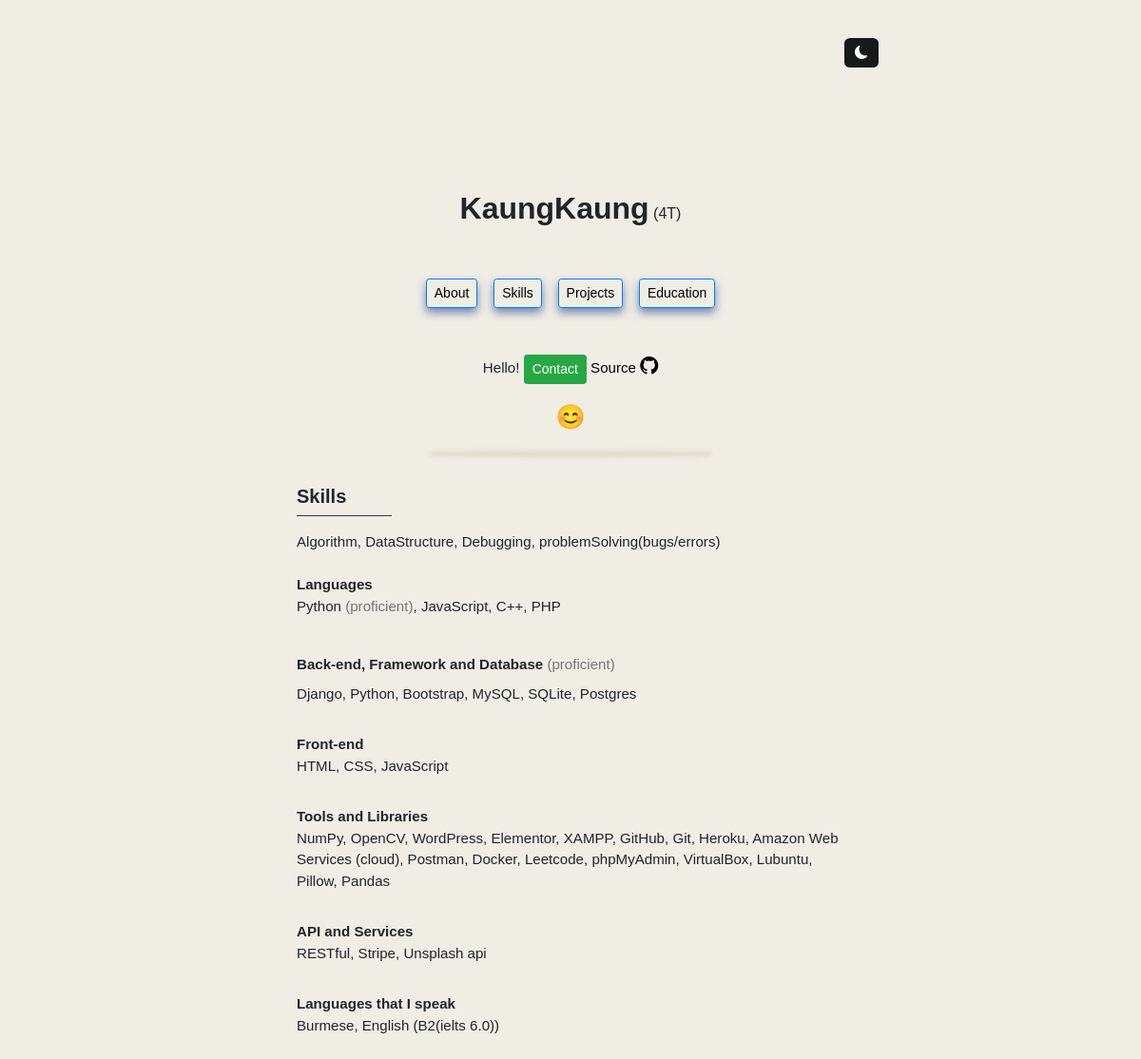
Page /skill on the earlier database version.
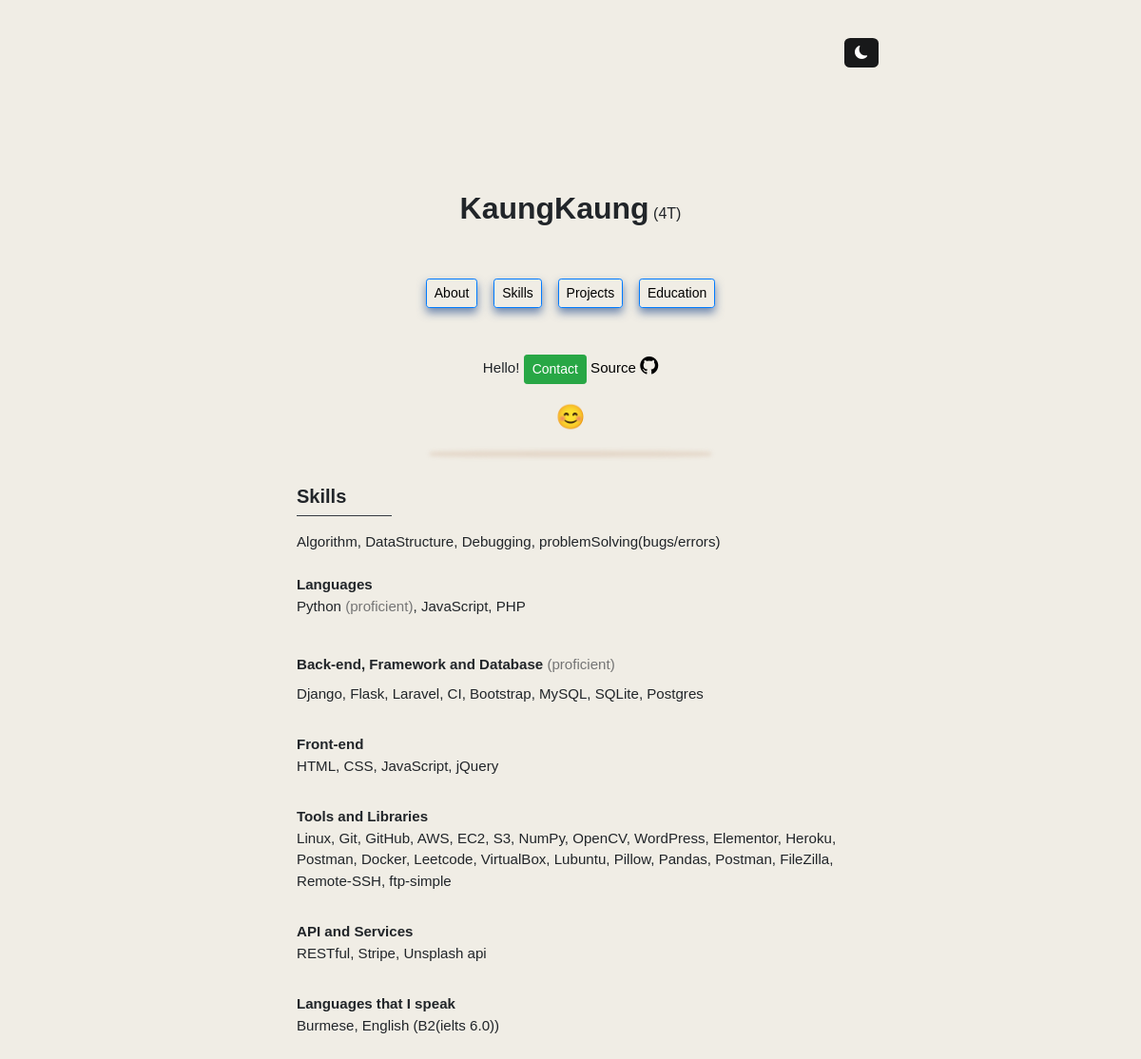
Same page on the later database version.
### display/models.py (models this page shows)
class Skill(models.Model):
    language_proficient = models.CharField(max_length=255)
    language_familiar = models.CharField(max_length=255)
    backend = models.CharField(max_length=255)
    frontend = models.CharField(max_length=255)
    tools = models.CharField(max_length=255)
    first_language = models.CharField(max_length=255)
    second_language = models.CharField(max_length=255)
    api = models.CharField(max_length=255)

### display/views.py (the view)
def skill(request):
    s = Skill.objects.all()
    return render(request, "skill.html",
                  {"skill":s})

### template/skill.html (shortened to what this page needs)
{% extends 'main.html' %}
{% block content %}
{% include 'chain.html' %}
{% load static %}
<link rel="stylesheet" href="{% static 'style.css' %}">
{% include 'profile.html' %}
<div style="height:10px;"></div>
<div class="box1" style="height:1px;border-radius: 50%;margin:auto;max-width:290px;"></div>
<div style="height:42px;"></div>
<body>
<div class="context" style="width:48%;">
         <div class="about" style="margin:auto;max-width:590px;">
        <h5><b>Skills</b></h5>
        <legend class="border-bottom border-dark mb-3" style="width:100px;"></legend>
                    {% for skills in skill %}
            <p style="font-size:15.1px;white-space: pre-line;">Algorithm, DataStructure, Debugging, problemSolving(bugs/errors)
                <b>Languages</b>
                <label>{{skills.language_proficient}} <label class="word">(proficient)</label>, {{skills.language_familiar}}</label>
                <b>Back-end, Framework and Database </b><label class="word">(proficient)</label>
                <label>{{skills.backend}}</label>
                <b>Front-end</b>
                <label>{{skills.frontend}}</label>
                <b>Tools and Libraries</b>
                <label>{{skills.tools}}</label>
                <b>API and Services</b>
                <label>{{skills.api}}</label>
                <b>Languages that I speak</b>
                <label>{{skills.first_language}}, {{skills.second_language}}</label>
            </p>
                        {% endfor %}
        </div>
</div>
</body>
{% endblock %}

### template/main.html (shortened to what this page needs)
<!doctype html>
<html lang="en">
  <head>
    <link href="https://cdn.jsdelivr.net/npm/bootstrap@5.2.0-beta1/dist/css/bootstrap.min.css" rel="stylesheet">
  </head>
  <body>
        {% block content %}
        {% endblock %}
  </body>
</html>

### template/chain.html (shortened to what this page needs)
<link href="https://cdn.jsdelivr.net/npm/bootstrap@5.2.0-beta1/dist/css/bootstrap.min.css" rel="stylesheet">
<link rel="stylesheet" href="https://cdn.jsdelivr.net/npm/bootstrap@4.0.0/dist/css/bootstrap.min.css">
<link rel="stylesheet" href="https://cdn.jsdelivr.net/npm/bootstrap-icons@1.10.3/font/bootstrap-icons.css">

### template/profile.html (shortened to what this page needs)
{% extends 'main.html' %}
{% block content %}
{% include 'chain.html' %}
{% load static %}
<link rel="stylesheet" href="{% static 'style.css' %}">
<header style="width:54%;min-width:435px;margin:auto;position:sticky;z-index:100;top:0;">
    <button  class="bt btn-sm" onclick="darkmode()" style="float:right;position:relative;top:40px;">
                <span id="something"><i class="bi bi-moon-fill"></i></span>
    </button>
</header>
<div class="header2" style="height:200px;width:54%;min-width:430px;margin:auto;"></div>
<div>
<div class="context" style="width:auto;min-width:320px;">
<center>
        <h2 style="display:inline;font-family:;"><b>KaungKaung</b></h2>
    <label>(4T)</label>
    <br><br><br>
                        <ul class="nav justify-content-center" style="font-size:15.1px;">
                  <li class="nav-item">
                    <a class="pro1 animation2 na btn btn-sm btn-outline-primary " aria-current="page" href="/">About</a>
                  </li>&nbsp; &nbsp;&nbsp;
                  <li class="nav-item">
                    <a class="pro1 animation2 na btn btn-sm  btn-outline-primary " href="/skill">Skills</a>
                  </li>&nbsp; &nbsp;&nbsp;
                  <li class="nav-item">
                    <a class="pro1 animation2 na btn btn-sm  btn-outline-primary " href="/project">Projects</a>
                  </li>&nbsp; &nbsp;&nbsp;
                  <li class="nav-item">
                    <a class="pro1 animation2 na btn btn-sm  btn-outline-primary " href="/education">Education</a>
                  </li>
                </ul>
                    <br><br>
                    <p style="font-size:15.1px;">Hello! <a class="btn btn-sm btn-success" href="/#contact">Contact</a>
    <a href="https://github.com/kaungkaung4T/kaungkaung4T.github.io" target="_blank">Source <i class="bi bi-github" style="font-size: 19px;"></i></a>
                    </p>
                    <span class="animation3" style="font-size: 25px;">😊</span>
</center>
</div>
</div>
{% endblock %}

### static/style.css (style rules this page uses)
.context { margin: auto; width: 70%; }
.bt { color:white; background-color:#18191a; border-radius: 17%; transition: 0.3s; border: none; padding: 5px 11px; }
.na { color:black; }
body { background-color:#F0EDE5; margin: 0px auto; font-family: Tahoma,Verdana,Segoe,sans-serif; }
.word { color:#757575; }
a { color:black; text-decoration:none; }
.about { animation: transition 1.00s; }
.animation2 { transition: .3s; }
.animation3 { animation-name: ; animation-direction: alternate; animation-name: slidein; animation-duration: 1s; animation-iteration-count: infinite; }
html { scroll-behavior: smooth; }
.box1 { box-shadow: 0px 10px 4px 3px rgba(223, 207, 190,0.7); }
.pro1 { box-shadow: 0px 5px 10px 0px rgba(55, 91, 149,0.7); }

Differences in the rows shown:
changed Skill "Python": language_familiar "JavaScript, C++, PHP" → "JavaScript, PHP"; backend "Django, Python, Bootstrap, MySQL, SQLite, Postgres" → "Django, Flask, Laravel, CI, Bootstrap, MySQL, SQLite, Postgres"; frontend "HTML, CSS, JavaScript" → "HTML, CSS, JavaScript, jQuery"; tools "NumPy, OpenCV, WordPress, Elementor, XAMPP, GitHub, Git, Heroku, Amazon Web Services (cloud), Postman, Docker, Leetcode, phpMyAdmin, VirtualBox, Lubuntu, Pillow, Pandas" → "Linux, Git, GitHub, AWS, EC2, S3, NumPy, OpenCV, WordPress, Elementor, Heroku, Postman, Docker, Leetcode, VirtualBox, Lubuntu, Pillow, Pandas, Postman, FileZilla, Remote-SSH, ftp-simple"
